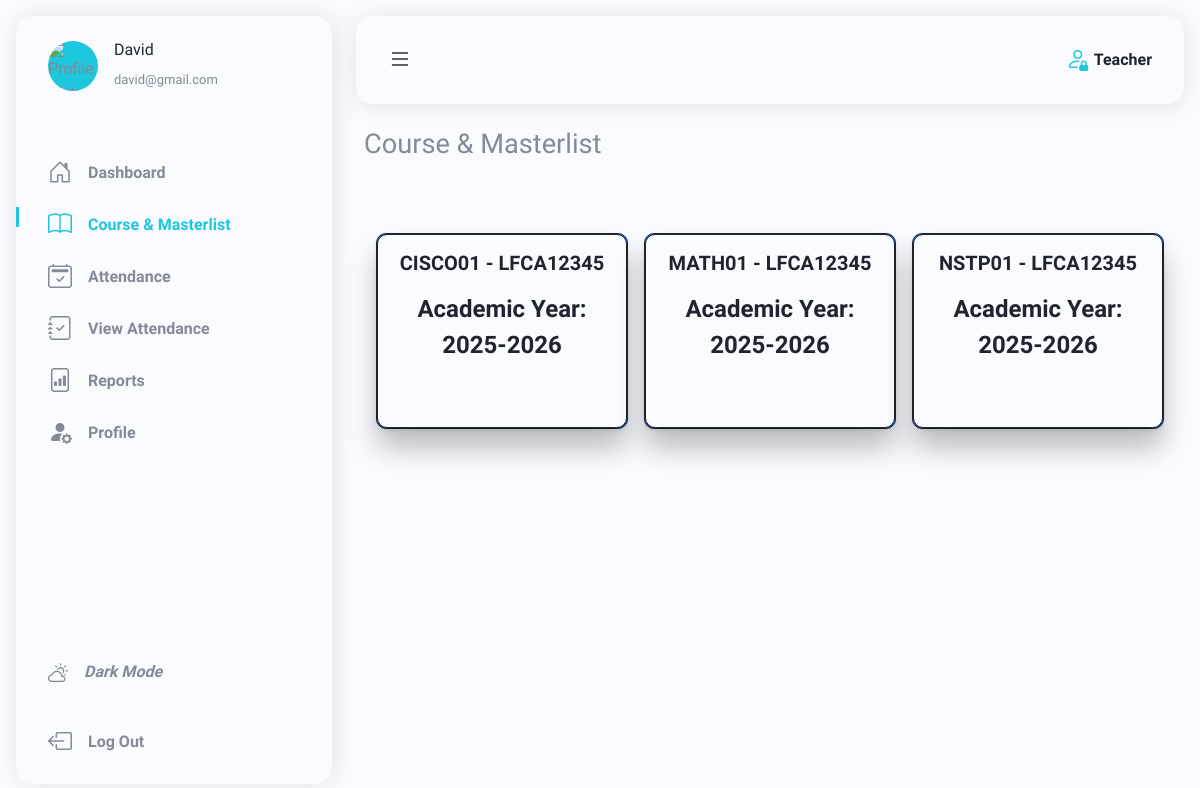
The app's page /Teacher/course.php (signed in) with its own data.
### tables this page shows
CREATE TABLE users (
        user_id INT AUTO_INCREMENT PRIMARY KEY,
        school_id VARCHAR(50) NOT NULL,
        full_name VARCHAR(255) NOT NULL,
        email VARCHAR(100) UNIQUE NOT NULL,
        password VARCHAR(255) NOT NULL, 
        role ENUM('admin', 'teacher') NOT NULL,
        picture VARCHAR(255) DEFAULT NULL,
        created_at TIMESTAMP DEFAULT CURRENT_TIMESTAMP
    );

CREATE TABLE courses (
        course_id INT AUTO_INCREMENT PRIMARY KEY,
        course_name VARCHAR(255) NOT NULL,
        section VARCHAR(50) NOT NULL,
        semester ENUM('1st Trimester', '2nd Trimester', '3rd Trimester') NOT NULL,
        academic_year VARCHAR(50) NOT NULL,
        full_course_name VARCHAR(255) GENERATED ALWAYS AS (CONCAT(course_name, ' ', section)) STORED,
        created_at TIMESTAMP DEFAULT CURRENT_TIMESTAMP
    );

### Teacher/course.php (shortened to what this page needs)
<?php
include '../config/db.php';
$user_id   = intval($_SESSION['user_id']);
$query = "
    SELECT c.course_id, c.course_name, c.section, c.academic_year
    FROM assigned_courses ac
    INNER JOIN courses c ON ac.course_id = c.course_id
    WHERE ac.user_id = :user_id
";
$stmt = $conn->prepare($query);
$stmt->bindParam(':user_id', $user_id, PDO::PARAM_INT);
$stmt->execute();
$courses = $stmt->fetchAll(PDO::FETCH_ASSOC);
?>
<!DOCTYPE html>
<html lang="en">
<head>
    <?php include 'head.php'; ?>
</head>
<body>
    <?php include 'sidebar.php'; ?>
    <main class="main" id="main">
        <h1>Course & Masterlist</h1>
        <div class="container mt-4">
            <div class="cards-container d-flex justify-content-center">
                <div class="row g-3">
                    <?php if (!empty($courses)): ?>
                        <?php foreach ($courses as $course): ?>
                            <div class="col-md-4 col-sm-6 mb-4">
                                <div class="card bg-primary text-white shadow-sm h-100" id="courseMastelistCard">
                                    <div class="card-body text-center position-relative">
                                        <h2 class="h5 mb-2">
                                            <strong><?php echo htmlspecialchars($course['course_name'] . ' - ' . $course['section']); ?></strong>
                                        </h2>
                                        <p class="mb-0">Academic Year: <?php echo htmlspecialchars($course['academic_year']); ?></p>
                                    </div>
                                </div>
                            </div>
                        <?php endforeach; ?>
                    <?php endif; ?>
                </div>
            </div>
        </div>
    </main>
</body>
</html>

### Teacher/sidebar.php (shortened to what this page needs)
<?php
include '../config/db.php';
$user_id = $_SESSION['user_id'] ?? null;
$teacher = [
    'full_name' => 'Teacher',
    'email' => 'teacher@gmail.com',
    'picture' => '../assets/uploads/default.png',
    'role' => 'Teacher'
];
if ($user_id) {
    try {
        $stmt = $conn->prepare("SELECT full_name, email, picture, role FROM users WHERE user_id = :user_id");
        $stmt->bindParam(':user_id', $user_id, PDO::PARAM_INT);
        $stmt->execute();
        $row = $stmt->fetch(PDO::FETCH_ASSOC);
        if ($row) {
            $teacher = [
                'full_name' => $row['full_name'],
                'email' => $row['email'],
                'picture' => !empty($row['picture']) ? "../assets/uploads/" . $row['picture'] : $teacher['picture'],
                'role' => $row['role']
            ];
        }
    } catch (PDOException $e) {
        die("Database Error: " . $e->getMessage());
    }
}
?>
<header class="header" id="header">
    <div class="header-container">
        <a href="" class="header-logo" id="header-logo">
            <i class="bi bi-person-lock"></i>
            <span><?= htmlspecialchars(ucwords($teacher['role'])) ?></span>
        </a>
        <button class="header-toggle"id="header-toggle">
            <i class="bi bi-list"></i>
        </button>
    </div>
</header>
<nav class="sidebar" id="sidebar">
    <div class="sidebar-container">
        <div class="sidebar-user">
            <div class="sidebar-img">
                <img src="<?= htmlspecialchars($teacher['picture']) ?>" alt="Profile Picture">
            </div>
            <div class="sidebar-info">
                <h3><?= htmlspecialchars($teacher['full_name']) ?></h3>
                <span><?= htmlspecialchars($teacher['email']) ?></span>
            </div>
        </div>
        <div class="sidebar-content">
            <div class="sidebar-list">
                <a href="dashboard.php" class="sidebar-link">
                    <i class="bi bi-house-door"></i>
                    <span>Dashboard</span>
                </a>
            </div>
            <div class="sidebar-list">
                <a href="course.php" class="sidebar-link">
                    <i class="bi bi-book"></i>
                    <span>Course & Masterlist</span>
                </a>
            </div>
            <div class="sidebar-list">
                <a href="attendance.php" class="sidebar-link">
                <i class="bi bi-calendar2-check"></i>
                    <span>Attendance</span>
                </a>
            </div>
            <div class="sidebar-list">
                <a href="attendance-records.php" class="sidebar-link">
                    <i class="bi bi-journal-check"></i>
                    <span>View Attendance</span>
                </a>
            </div>
            <div class="sidebar-list">
                <a href="attendance-reports.php" class="sidebar-link">
                    <i class="bi bi-file-bar-graph"></i>
                    <span>Reports</span>
                </a>
            </div>
            <div class="sidebar-list">
                <a href="profile.php" class="sidebar-link">
                    <i class="bi bi-person-fill-gear"></i>
                    <span>Profile</span>
                </a>
            </div>
        </div>
        <div class="sidebar-actions">
            <button>
                <i class="bi bi-cloud-sun sidebar-link sidebar-theme" id="theme-button">
                <span>Theme</span>
                </i>
            </button>
                <form action="../logout.php">
                <button class="sidebar-link">
                    <i class="bi bi-box-arrow-left"></i>
                    <span>Log Out</span>
                </button>
            </form>
        </div>
    </div>
</nav>

### assets/css/teachers.css (style rules this page uses)
#courseMastelistCard { transition: transform 0.3s ease, box-shadow 0.3s ease; }

### records on screen
users: role "Teacher", full_name "David", email "david@gmail.com"
courses: course_name+section "CISCO01 - LFCA12345", academic_year "2025-2026"
courses: course_name+section "MATH01 - LFCA12345", academic_year "2025-2026"
courses: course_name+section "NSTP01 - LFCA12345", academic_year "2025-2026"
